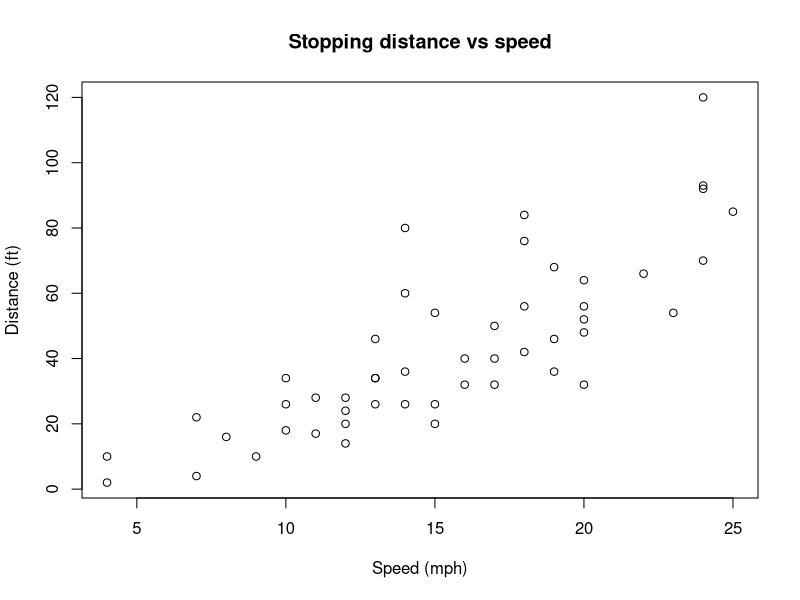
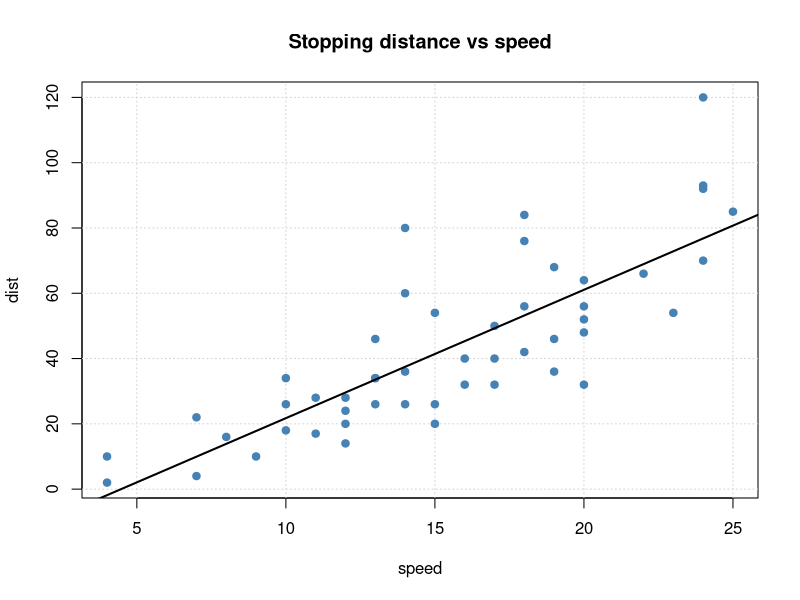
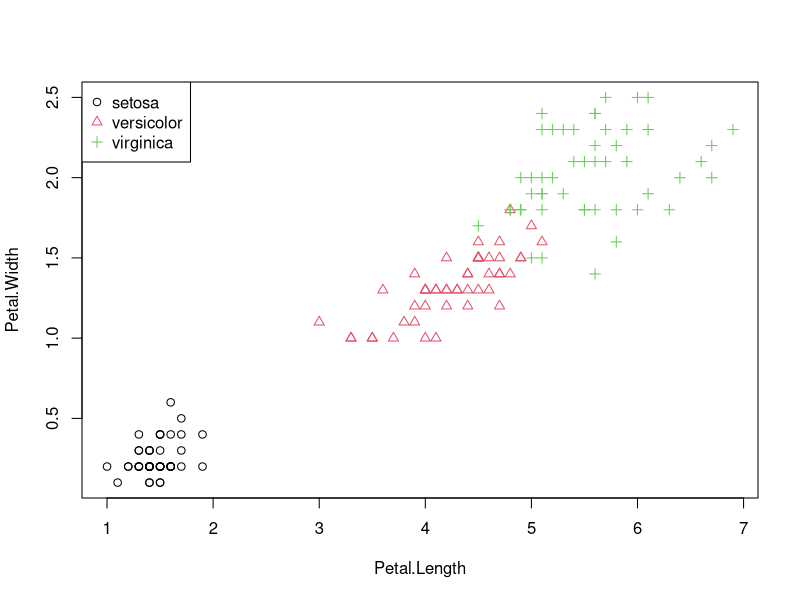
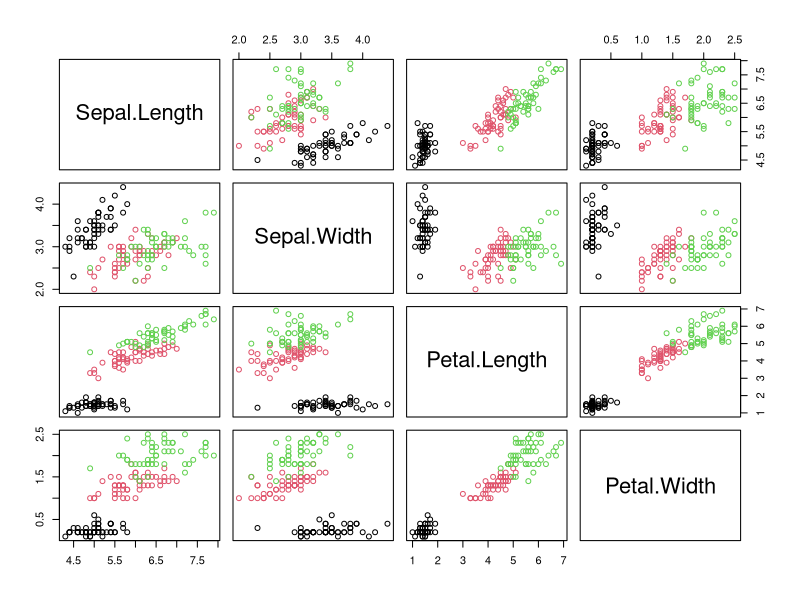
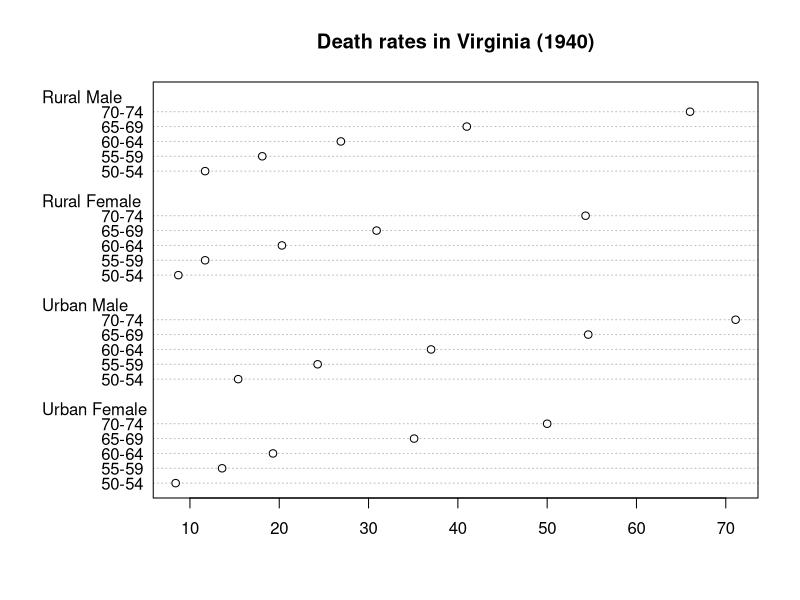
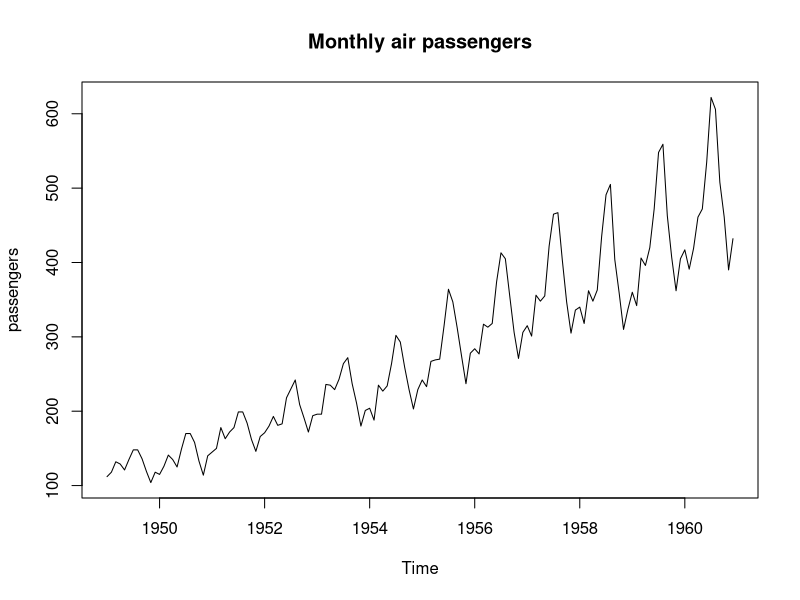
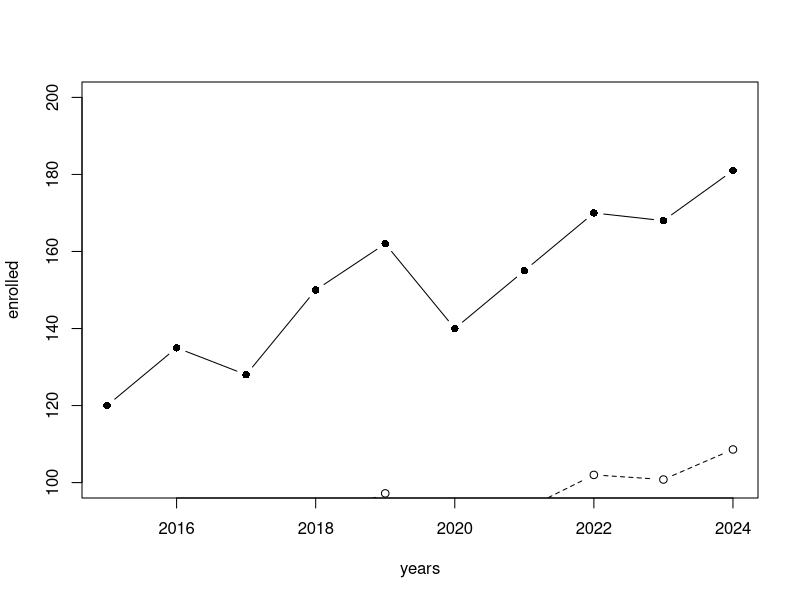
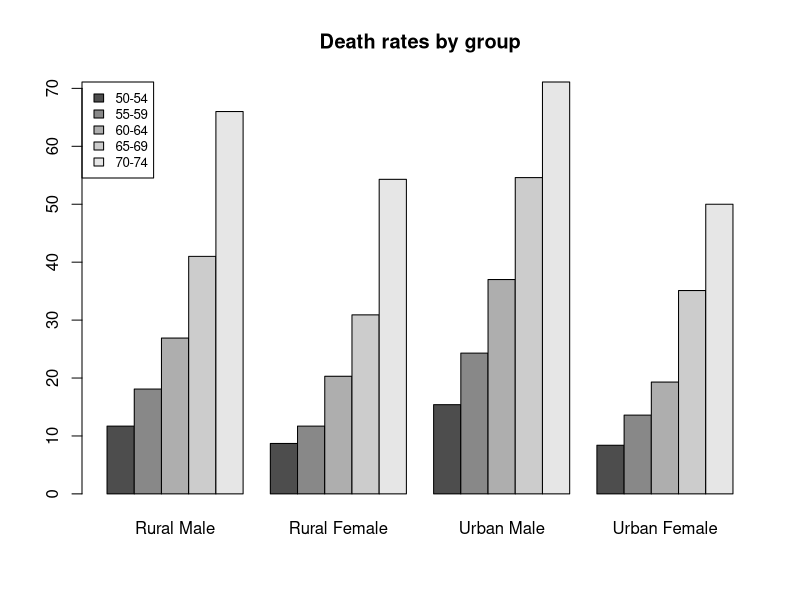

Recreate these plots in R, in order.
plot(cars, main = "Stopping distance vs speed", xlab = "Speed (mph)", ylab = "Distance (ft)")

plot(cars, type = "n", main = "Stopping distance vs speed")
grid()
points(cars, pch = 19, col = "steelblue")
fit <- lm(dist ~ speed, data = cars)
abline(fit, lwd = 2)

f <- factor(iris$Species)
with(iris, plot(Petal.Length, Petal.Width, pch = as.integer(f), col = as.integer(f)))
legend("topleft", levels(f), pch = 1:3, col = 1:3)

pairs(iris[, 1:4], col = as.integer(iris$Species))

dotchart(VADeaths, main = "Death rates in Virginia (1940)")

plot(AirPassengers, main = "Monthly air passengers", ylab = "passengers")

years <- 2015:2024
enrolled <- c(120, 135, 128, 150, 162, 140, 155, 170, 168, 181)
plot(years, enrolled, type = "b", pch = 16, ylim = c(100, 200))
lines(years, enrolled * 0.6, type = "b", lty = 2)

barplot(VADeaths, beside = TRUE, legend.text = rownames(VADeaths),
        args.legend = list(x = "topleft", cex = 0.8), main = "Death rates by group")

hist(faithful$eruptions, breaks = 20, col = "grey80", main = "Old Faithful eruptions", xlab = "minutes")

boxplot(len ~ supp + dose, data = ToothGrowth, col = c("orange", "lightblue"),
        main = "Tooth length by supplement and dose")

counts <- table(mtcars$cyl)
pie(counts, labels = paste(names(counts), "cyl:", counts))

par(mfrow = c(2, 2))
hist(mtcars$mpg)
boxplot(mtcars$mpg, horizontal = TRUE)
plot(mtcars$wt, mtcars$mpg)
qqnorm(mtcars$mpg); qqline(mtcars$mpg)
par(mfrow = c(1, 1))
